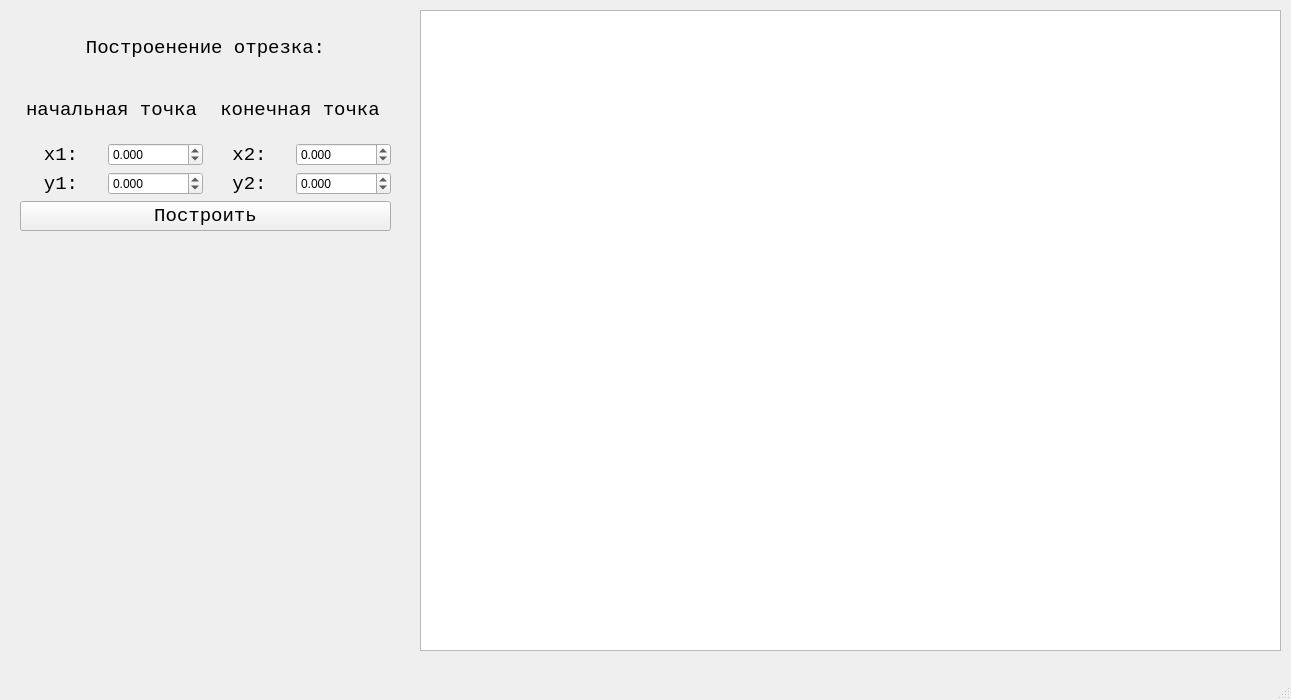
<?xml version="1.0" encoding="UTF-8"?>
<ui version="4.0">
 <class>MainWindow</class>
 <widget class="QMainWindow" name="MainWindow">
  <property name="geometry">
   <rect>
    <x>0</x>
    <y>0</y>
    <width>1291</width>
    <height>700</height>
   </rect>
  </property>
  <property name="windowTitle">
   <string>MainWindow</string>
  </property>
  <widget class="QWidget" name="centralwidget">
   <widget class="QGraphicsView" name="graphicsView">
    <property name="geometry">
     <rect>
      <x>420</x>
      <y>10</y>
      <width>861</width>
      <height>641</height>
     </rect>
    </property>
    <property name="sizePolicy">
     <sizepolicy hsizetype="Maximum" vsizetype="Maximum">
      <horstretch>0</horstretch>
      <verstretch>0</verstretch>
     </sizepolicy>
    </property>
    <property name="maximumSize">
     <size>
      <width>1001</width>
      <height>651</height>
     </size>
    </property>
    <property name="verticalScrollBarPolicy">
     <enum>Qt::ScrollBarAlwaysOff</enum>
    </property>
    <property name="horizontalScrollBarPolicy">
     <enum>Qt::ScrollBarAlwaysOff</enum>
    </property>
    <property name="interactive">
     <bool>false</bool>
    </property>
    <property name="sceneRect">
     <rectf>
      <x>-430.000000000000000</x>
      <y>-320.000000000000000</y>
      <width>430.000000000000000</width>
      <height>320.000000000000000</height>
     </rectf>
    </property>
    <property name="alignment">
     <set>Qt::AlignLeading|Qt::AlignLeft|Qt::AlignTop</set>
    </property>
   </widget>
   <widget class="QWidget" name="gridLayoutWidget">
    <property name="geometry">
     <rect>
      <x>20</x>
      <y>20</y>
      <width>371</width>
      <height>211</height>
     </rect>
    </property>
    <layout class="QGridLayout" name="gridLayout">
     <item row="3" column="0">
      <widget class="QLabel" name="label_7">
       <property name="font">
        <font>
         <family>Consolas</family>
         <pointsize>14</pointsize>
        </font>
       </property>
       <property name="text">
        <string>y1:</string>
       </property>
       <property name="alignment">
        <set>Qt::AlignCenter</set>
       </property>
      </widget>
     </item>
     <item row="3" column="1">
      <widget class="QDoubleSpinBox" name="doubleSpinBox_4">
       <property name="decimals">
        <number>3</number>
       </property>
       <property name="minimum">
        <double>-10000000.000000000000000</double>
       </property>
       <property name="maximum">
        <double>10000000.000000000000000</double>
       </property>
      </widget>
     </item>
     <item row="2" column="0">
      <widget class="QLabel" name="label_4">
       <property name="font">
        <font>
         <family>Consolas</family>
         <pointsize>14</pointsize>
        </font>
       </property>
       <property name="text">
        <string>x1:</string>
       </property>
       <property name="alignment">
        <set>Qt::AlignCenter</set>
       </property>
      </widget>
     </item>
     <item row="2" column="3">
      <widget class="QDoubleSpinBox" name="doubleSpinBox_2">
       <property name="decimals">
        <number>3</number>
       </property>
       <property name="minimum">
        <double>-10000000.000000000000000</double>
       </property>
       <property name="maximum">
        <double>10000000.000000000000000</double>
       </property>
      </widget>
     </item>
     <item row="2" column="2">
      <widget class="QLabel" name="label_5">
       <property name="font">
        <font>
         <family>Consolas</family>
         <pointsize>14</pointsize>
        </font>
       </property>
       <property name="text">
        <string>x2:</string>
       </property>
       <property name="alignment">
        <set>Qt::AlignCenter</set>
       </property>
      </widget>
     </item>
     <item row="0" column="0" colspan="4">
      <widget class="QLabel" name="label">
       <property name="font">
        <font>
         <family>Consolas</family>
         <pointsize>14</pointsize>
        </font>
       </property>
       <property name="text">
        <string>Построенение отрезка:</string>
       </property>
       <property name="alignment">
        <set>Qt::AlignCenter</set>
       </property>
      </widget>
     </item>
     <item row="3" column="2">
      <widget class="QLabel" name="label_6">
       <property name="font">
        <font>
         <family>Consolas</family>
         <pointsize>14</pointsize>
        </font>
       </property>
       <property name="text">
        <string>y2:</string>
       </property>
       <property name="alignment">
        <set>Qt::AlignCenter</set>
       </property>
      </widget>
     </item>
     <item row="2" column="1">
      <widget class="QDoubleSpinBox" name="doubleSpinBox">
       <property name="decimals">
        <number>3</number>
       </property>
       <property name="minimum">
        <double>-10000000.000000000000000</double>
       </property>
       <property name="maximum">
        <double>10000000.000000000000000</double>
       </property>
      </widget>
     </item>
     <item row="3" column="3">
      <widget class="QDoubleSpinBox" name="doubleSpinBox_3">
       <property name="decimals">
        <number>3</number>
       </property>
       <property name="minimum">
        <double>-10000000.000000000000000</double>
       </property>
       <property name="maximum">
        <double>10000000.000000000000000</double>
       </property>
      </widget>
     </item>
     <item row="1" column="0" colspan="2">
      <widget class="QLabel" name="label_2">
       <property name="font">
        <font>
         <family>Consolas</family>
         <pointsize>14</pointsize>
        </font>
       </property>
       <property name="text">
        <string>начальная точка</string>
       </property>
       <property name="alignment">
        <set>Qt::AlignCenter</set>
       </property>
      </widget>
     </item>
     <item row="1" column="2" colspan="2">
      <widget class="QLabel" name="label_3">
       <property name="font">
        <font>
         <family>Consolas</family>
         <pointsize>14</pointsize>
        </font>
       </property>
       <property name="text">
        <string>конечная точка</string>
       </property>
       <property name="alignment">
        <set>Qt::AlignCenter</set>
       </property>
      </widget>
     </item>
     <item row="4" column="0" colspan="4">
      <widget class="QPushButton" name="pushButton">
       <property name="font">
        <font>
         <family>Consolas</family>
         <pointsize>14</pointsize>
        </font>
       </property>
       <property name="text">
        <string>Построить</string>
       </property>
      </widget>
     </item>
    </layout>
   </widget>
  </widget>
  <widget class="QMenuBar" name="menubar">
   <property name="geometry">
    <rect>
     <x>0</x>
     <y>0</y>
     <width>1291</width>
     <height>21</height>
    </rect>
   </property>
  </widget>
  <widget class="QStatusBar" name="statusbar"/>
 </widget>
 <resources/>
 <connections/>
</ui>
